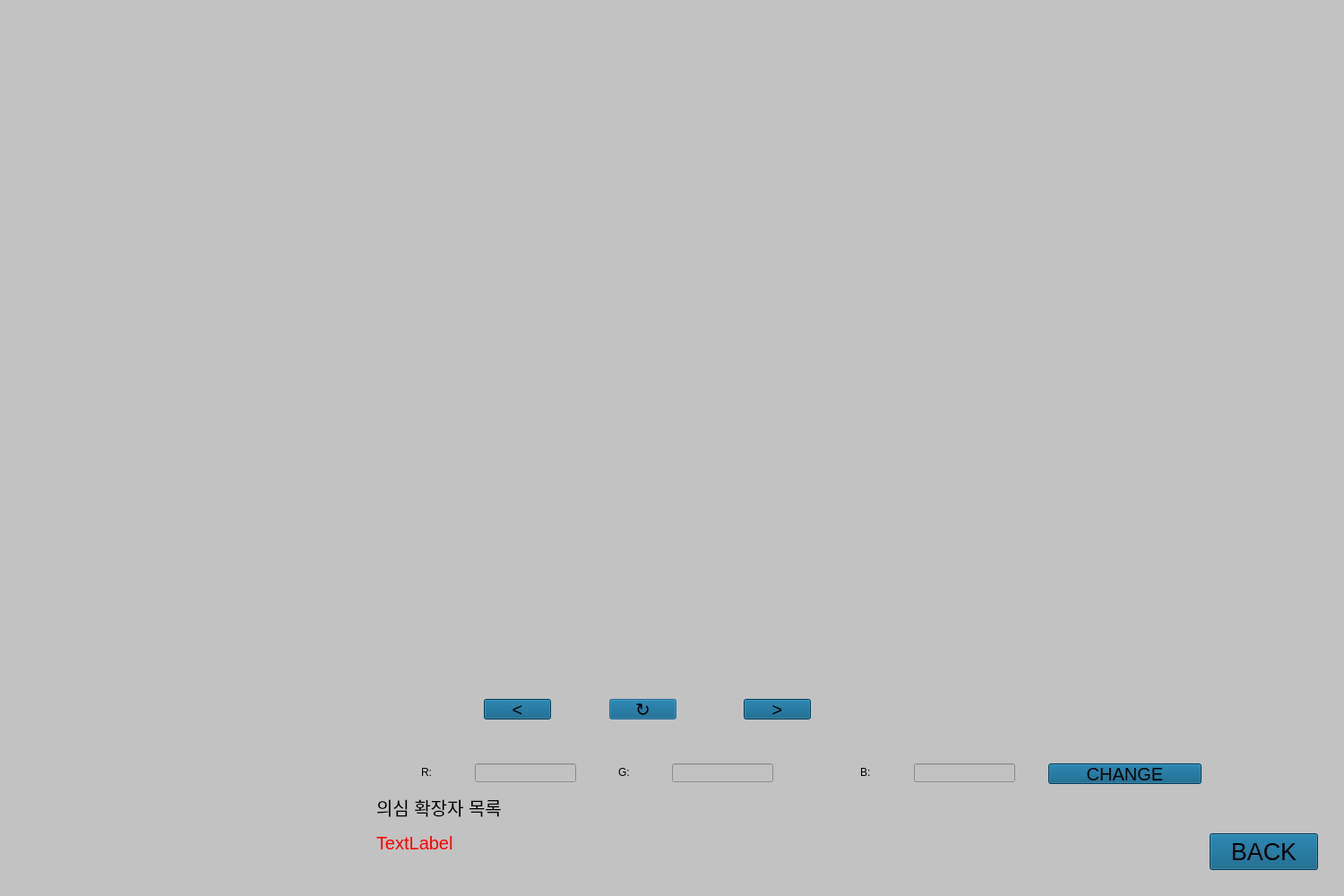
<?xml version="1.0" encoding="UTF-8"?>
<ui version="4.0">
 <class>Dialog</class>
 <widget class="QDialog" name="Dialog">
  <property name="geometry">
   <rect>
    <x>0</x>
    <y>0</y>
    <width>1500</width>
    <height>1000</height>
   </rect>
  </property>
  <property name="windowTitle">
   <string>Dialog</string>
  </property>
  <property name="styleSheet">
   <string notr="true">background-color:rgb(194, 194, 194);
</string>
  </property>
  <widget class="QPushButton" name="spinbutton">
   <property name="geometry">
    <rect>
     <x>680</x>
     <y>780</y>
     <width>75</width>
     <height>23</height>
    </rect>
   </property>
   <property name="styleSheet">
    <string notr="true">background-color: rgb(0, 85, 127);
font-size: 15pt;</string>
   </property>
   <property name="text">
    <string>↻</string>
   </property>
  </widget>
  <widget class="QLabel" name="imagelabel">
   <property name="geometry">
    <rect>
     <x>190</x>
     <y>130</y>
     <width>1121</width>
     <height>611</height>
    </rect>
   </property>
   <property name="text">
    <string/>
   </property>
  </widget>
  <widget class="QPushButton" name="backbutton">
   <property name="geometry">
    <rect>
     <x>1350</x>
     <y>930</y>
     <width>121</width>
     <height>41</height>
    </rect>
   </property>
   <property name="styleSheet">
    <string notr="true">background-color: rgb(0, 85, 127);
font-size: 20pt;</string>
   </property>
   <property name="text">
    <string>BACK</string>
   </property>
  </widget>
  <widget class="QLabel" name="selabel">
   <property name="geometry">
    <rect>
     <x>420</x>
     <y>920</y>
     <width>761</width>
     <height>41</height>
    </rect>
   </property>
   <property name="styleSheet">
    <string notr="true">font-size: 15pt;
color: red;</string>
   </property>
   <property name="text">
    <string>TextLabel</string>
   </property>
  </widget>
  <widget class="QLabel" name="rlabel">
   <property name="geometry">
    <rect>
     <x>470</x>
     <y>852</y>
     <width>54</width>
     <height>20</height>
    </rect>
   </property>
   <property name="text">
    <string>R:</string>
   </property>
  </widget>
  <widget class="QLabel" name="glabel">
   <property name="geometry">
    <rect>
     <x>690</x>
     <y>852</y>
     <width>54</width>
     <height>20</height>
    </rect>
   </property>
   <property name="text">
    <string>G:</string>
   </property>
  </widget>
  <widget class="QLabel" name="blabel">
   <property name="geometry">
    <rect>
     <x>960</x>
     <y>852</y>
     <width>54</width>
     <height>20</height>
    </rect>
   </property>
   <property name="text">
    <string>B:</string>
   </property>
  </widget>
  <widget class="QLabel" name="label">
   <property name="geometry">
    <rect>
     <x>420</x>
     <y>885</y>
     <width>301</width>
     <height>31</height>
    </rect>
   </property>
   <property name="styleSheet">
    <string notr="true">font-size: 15pt;</string>
   </property>
   <property name="text">
    <string>의심 확장자 목록</string>
   </property>
  </widget>
  <widget class="QLineEdit" name="rlineEdit">
   <property name="geometry">
    <rect>
     <x>530</x>
     <y>852</y>
     <width>113</width>
     <height>21</height>
    </rect>
   </property>
  </widget>
  <widget class="QLineEdit" name="glineEdit">
   <property name="geometry">
    <rect>
     <x>750</x>
     <y>852</y>
     <width>113</width>
     <height>21</height>
    </rect>
   </property>
  </widget>
  <widget class="QLineEdit" name="blineEdit">
   <property name="geometry">
    <rect>
     <x>1020</x>
     <y>852</y>
     <width>113</width>
     <height>21</height>
    </rect>
   </property>
  </widget>
  <widget class="QPushButton" name="pushButton">
   <property name="geometry">
    <rect>
     <x>1170</x>
     <y>852</y>
     <width>171</width>
     <height>23</height>
    </rect>
   </property>
   <property name="styleSheet">
    <string notr="true">background-color: rgb(0, 85, 127);
font-size: 15pt;</string>
   </property>
   <property name="text">
    <string>CHANGE</string>
   </property>
  </widget>
  <widget class="QPushButton" name="nButton">
   <property name="geometry">
    <rect>
     <x>830</x>
     <y>780</y>
     <width>75</width>
     <height>23</height>
    </rect>
   </property>
   <property name="styleSheet">
    <string notr="true">background-color: rgb(0, 85, 127);
font-size: 15pt;</string>
   </property>
   <property name="text">
    <string>&gt;</string>
   </property>
  </widget>
  <widget class="QPushButton" name="pButton">
   <property name="geometry">
    <rect>
     <x>540</x>
     <y>780</y>
     <width>75</width>
     <height>23</height>
    </rect>
   </property>
   <property name="styleSheet">
    <string notr="true">background-color: rgb(0, 85, 127);
font-size: 15pt;</string>
   </property>
   <property name="text">
    <string>&lt;</string>
   </property>
  </widget>
  <widget class="QLabel" name="label_2">
   <property name="geometry">
    <rect>
     <x>740</x>
     <y>30</y>
     <width>751</width>
     <height>81</height>
    </rect>
   </property>
   <property name="styleSheet">
    <string notr="true">font-size: 20pt;</string>
   </property>
   <property name="text">
    <string/>
   </property>
   <property name="alignment">
    <set>Qt::AlignRight|Qt::AlignTrailing|Qt::AlignVCenter</set>
   </property>
  </widget>
 </widget>
 <resources/>
 <connections/>
</ui>
